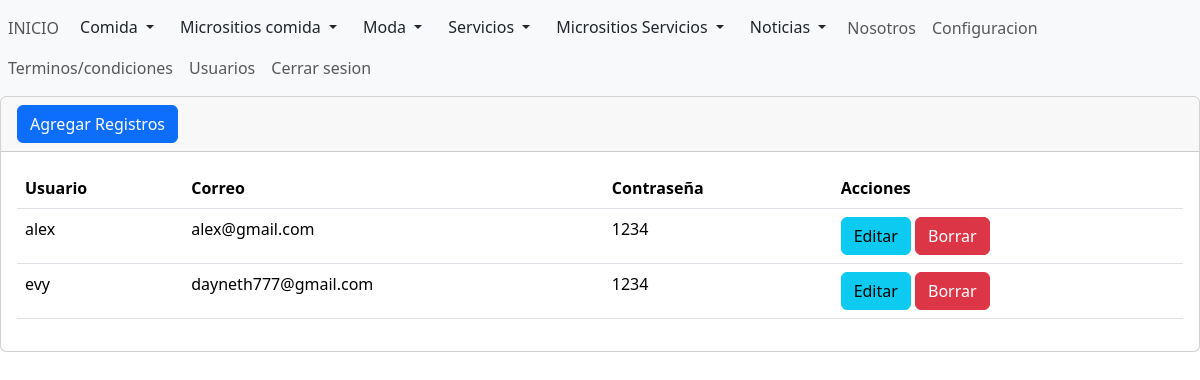
The app's page /admin/secciones/usuarios/index.php (signed in) with its own data.
### tables this page shows
CREATE TABLE `tb_usuario` (
  `id` int(11) NOT NULL,
  `usuario` varchar(255) NOT NULL,
  `password` varchar(255) NOT NULL,
  `correo` varchar(255) NOT NULL
);

### admin/secciones/usuarios/index.php (the view, shortened to what this page needs)
<?php
include("../../bd.php");
$sentencia = $conexion->prepare("SELECT * FROM `tb_usuario`");
$sentencia->execute();
$lista_usuario = $sentencia->fetchAll(PDO::FETCH_ASSOC);
include("../../templates/header.php")
?>
<div class="card">
    <div class="card-header">
        <a name="" id="" class="btn btn-primary" href="crear.php" role="button">Agregar Registros</a>
    </div>
    <div class="card-body">
        <div class="table-responsive-sm">
            <table class="table">
                <thead>
                    <tr>
                        <th scope="col">Usuario</th>
                        <th scope="col">Correo</th>
                        <th scope="col">Contraseña</th>
                        <th scope="col">Acciones</th>
                    </tr>
                </thead>
                <tbody>
                    <?php foreach ($lista_usuario as $registros) { ?>
                        <tr class="">
                            <td scope="col"><?php echo $registros['usuario']; ?></td>
                            <td scope="col"><?php echo $registros['correo']; ?></td>
                            <td scope="col"><?php echo $registros['password']; ?></td>
                            <td scope="col">
                                <a name="" id="" class="btn btn-info" href="editar.php?txtid=<?php echo $registros['id']; ?>" role="button">Editar</a>
                                <a name="" id="" class="btn btn-danger" href="index.php?txtid=<?php echo $registros['id']; ?>" role="button">Borrar</a>
                            </td>
                        </tr>
                    <?php } ?>
                </tbody>
            </table>
            <?php
            include("../../templates/footer.php")
            ?>

### records on screen
tb_usuario: usuario "alex", correo "alex@gmail.com", password "1234"
tb_usuario: usuario "evy", correo "dayneth777@gmail.com", password "1234"
